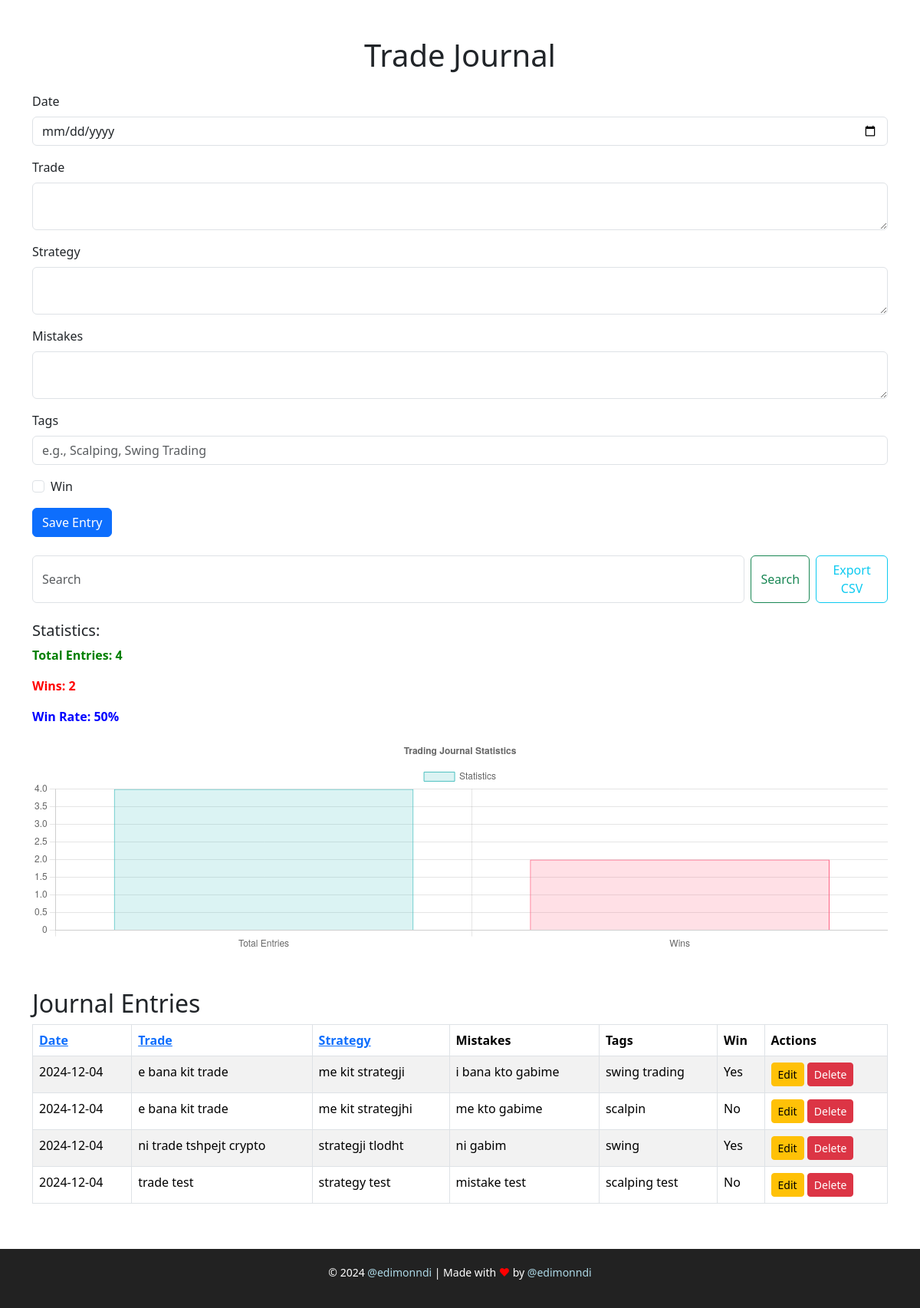
The app's page /journal.php with its own data.
### tables this page shows
CREATE TABLE `entries` (
  `id` int NOT NULL,
  `date` date NOT NULL,
  `trade` text NOT NULL,
  `strategy` text NOT NULL,
  `mistakes` text,
  `tags` varchar(255) DEFAULT NULL,
  `win` tinyint(1) DEFAULT '0'
);

### journal.php (the view, shortened to what this page needs)
<?php
$conn = new mysqli('localhost', 'root', 'mysql', 'trade_journal');
$search_query = '';
$sort_by = $_GET['sort'] ?? 'date';
if (isset($_GET['search'])) {
    $search_query = $_GET['search'];
    $stmt = $conn->prepare("SELECT * FROM entries WHERE trade LIKE ? OR strategy LIKE ? OR tags LIKE ? ORDER BY date DESC");
    $like_query = "%$search_query%";
    $stmt->bind_param('sss', $like_query, $like_query, $like_query);
    $stmt->execute();
    $result = $stmt->get_result();
} else {
    $stmt = $conn->prepare("SELECT * FROM entries ORDER BY $sort_by DESC");
    $stmt->execute();
    $result = $stmt->get_result();
}
$total_entries_query = $conn->query('SELECT COUNT(*) as count FROM entries');
$total_entries = $total_entries_query->fetch_assoc()['count'];
$wins_query = $conn->query('SELECT COUNT(*) as count FROM entries WHERE win=1');
$wins = $wins_query->fetch_assoc()['count'];
$win_rate = $total_entries > 0 ? round(($wins / $total_entries) * 100, 2) : 0;
?>
<!DOCTYPE html>
<html lang="en">
<head>
    <link href="https://cdn.jsdelivr.net/npm/bootstrap@5.3.1/dist/css/bootstrap.min.css" rel="stylesheet">
</head>
<body>
<div class="container mt-5">
    <h1 class="text-center">Trade Journal</h1>
    <form method="POST" class="my-4">
        <div class="mb-3">
            <label for="date" class="form-label">Date</label>
            <input type="date" class="form-control" id="date" name="date" required>
        </div>
        <div class="mb-3">
            <label for="trade" class="form-label">Trade</label>
            <textarea class="form-control" id="trade" name="trade" rows="2" required></textarea>
        </div>
        <div class="mb-3">
            <label for="strategy" class="form-label">Strategy</label>
            <textarea class="form-control" id="strategy" name="strategy" rows="2" required></textarea>
        </div>
        <div class="mb-3">
            <label for="mistakes" class="form-label">Mistakes</label>
            <textarea class="form-control" id="mistakes" name="mistakes" rows="2"></textarea>
        </div>
        <div class="mb-3">
            <label for="tags" class="form-label">Tags</label>
            <input type="text" class="form-control" id="tags" name="tags" placeholder="e.g., Scalping, Swing Trading">
        </div>
        <div class="mb-3 form-check">
            <input type="checkbox" class="form-check-input" id="win" name="win">
            <label for="win" class="form-check-label">Win</label>
        </div>
        <button type="submit" class="btn btn-primary" name="save_entry">Save Entry</button>
    </form>
    <form class="d-flex mb-4" method="GET">
        <input class="form-control me-2" type="search" name="search" placeholder="Search" value="<?php echo htmlspecialchars($search_query); ?>">
        <button class="btn btn-outline-success" type="submit">Search</button>
        <a href="?export=true" class="btn btn-outline-info ms-2">Export CSV</a>
    </form>
    <div class="mb-4">
        <h5>Statistics:</h5>
        <p style="color: green;font-weight: bold;">Total Entries: <?php echo $total_entries; ?></p>
        <p style="color: red;font-weight: bold;">Wins: <?php echo $wins;?></p>
        <p style="color: blue;font-weight: bold;">Win Rate: <?php echo $win_rate; ?>%</p>
        <canvas id="myChart" width="200" height="50"></canvas>
    </div>
    <h2 class="mt-5">Journal Entries</h2>
    <?php if ($result->num_rows > 0): ?>
        <div class="table-responsive">
            <table class="table table-striped table-bordered">
                <thead>
                <tr>
                    <th><a href="?sort=date">Date</a></th>
                    <th><a href="?sort=trade">Trade</a></th>
                    <th><a href="?sort=strategy">Strategy</a></th>
                    <th>Mistakes</th>
                    <th>Tags</th>
                    <th>Win</th>
                    <th>Actions</th>
                </tr>
                </thead>
                <tbody>
                <?php while ($row = $result->fetch_assoc()): ?>
                    <tr>
                        <td><?php echo $row["date"]; ?></td>
                        <td><?php echo htmlspecialchars($row["trade"]); ?></td>
                        <td><?php echo htmlspecialchars($row["strategy"]); ?></td>
                        <td><?php echo htmlspecialchars($row["mistakes"]); ?></td>
                        <td><?php echo htmlspecialchars($row["tags"]); ?></td>
                        <td><?php echo $row["win"] ? "Yes" : "No"; ?></td>
                        <td>
                            <button class="btn btn-sm btn-warning edit-btn"
                                data-id="<?php echo $row["id"]; ?>"
                                data-date="<?php echo $row["date"]; ?>"
                                data-trade="<?php echo htmlspecialchars($row["trade"]); ?>"
                                data-strategy="<?php echo htmlspecialchars($row["strategy"]); ?>"
                                data-mistakes="<?php echo htmlspecialchars($row["mistakes"]); ?>"
                                data-tags="<?php echo htmlspecialchars($row["tags"]); ?>"
                                data-win="<?php echo $row["win"]; ?>">
                                Edit
                            </button>
                            <a href="?delete=<?php echo $row["id"]; ?>"
                               class="btn btn-sm btn-danger"
                               onclick="return confirm('Are you sure you want to delete this entry?');">
                                Delete
                            </a>
                        </td>
                    </tr>
                <?php endwhile; ?>
                </tbody>
            </table>
        </div>
    <?php else: ?>
        <p>No entries found.</p>
    <?php endif; ?>
</div>
<br>
<br>
<br>
<br>
<br>
<script>
const ctx = document.getElementById('myChart').getContext('2d');
const myChart = new Chart(ctx, {
    type: 'bar',
    data: {
        labels: ['Total Entries', 'Wins'], // Labels for the bars
        datasets: [{
            label: 'Statistics',
            data: [<?php echo $total_entries; ?>, <?php echo $wins; ?>], // PHP variables
            backgroundColor: [
                'rgba(75, 192, 192, 0.2)',
                'rgba(255, 99, 132, 0.2)',
            ],
            borderColor: [
                'rgba(75, 192, 192, 1)',
                'rgba(255, 99, 132, 1)',
            ],
            borderWidth: 1
        }]
    },
    options: {
        responsive: true,
        plugins: {
            legend: {
                position: 'top',
            },
            title: {
                display: true,
                text: 'Trading Journal Statistics'
            }
        },
        scales: {
            y: {
                beginAtZero: true
            }
        }
    }
});
</script>
    <div class="footer">
        <p>&copy; 2024 <a href="https://github.com/edimonndi" target="_blank">@edimonndi</a> | Made with <span style="color:red;">♥</span> by <a href="https://twitter.com/edimonndi" target="_blank">@edimonndi</a></p>
    </div>
</body>
</html>

### journal.php (style rules this page uses)
.footer { background-color: #222; color: white; text-align: center; padding: 20px; font-size: 14px; position: fixed; left: 0; bottom: 0; width: 100%; }
.footer a { color: lightblue; text-decoration: solid #000; }

### records on screen
entries: date "2024-12-04", trade "e bana kit trade", strategy "me kit strategji", mistakes "i bana kto gabime", tags "swing trading", win "Yes"
entries: date "2024-12-04", trade "e bana kit trade", strategy "me kit strategjhi", mistakes "me kto gabime", tags "scalpin", win "No"
entries: date "2024-12-04", trade "ni trade tshpejt crypto", strategy "strategji tlodht", mistakes "ni gabim", tags "swing", win "Yes"
entries: date "2024-12-04", trade "trade test", strategy "strategy test", mistakes "mistake test", tags "scalping test", win "No"

### other values on screen
$total_entries "4"
$wins "2"
$win_rate "50"
chart data {{ $total_entries }} 4
chart data {{ $wins }} 2
